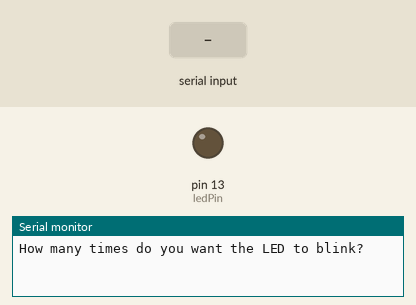
Bench run of a sketch on a simulated Arduino Uno, built with avr-gcc and run on an emulated ATmega328P. Parts: output pins drawn as LEDs (lit = HIGH), the last lines printed to the serial monitor. Dashed ring = blinking. The test bench sets the inputs (shaded band).

Above: at 1.2 s.
1.3 s: "90,45\n" received over Serial
At 1.92 s:
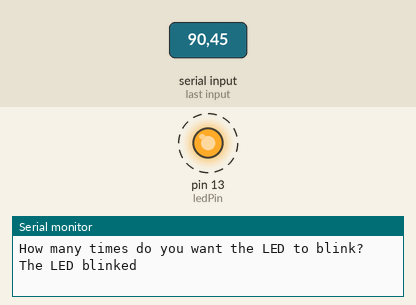
Timing chart, 0 to 10.3 s (numbered marks = the images above; inputs shaded):
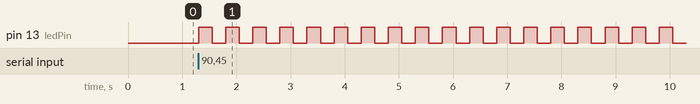

Measured:
- after the input at 1.3 s, pin 13 (ledPin): alternates HIGH for 0.25 s and LOW for 0.25 s, starting at once

The sketch:

Serial_Blink.ino
```cpp
int serBlinks, ledPin = 13, dly = 250;
String serMsg = "How many times do you want the LED to blink?", msg2 = "The LED blinked";

void setup() {
  // put your setup code here, to run once:
  Serial.begin(9600);
  pinMode(ledPin, OUTPUT);
}

void loop() {
  // put your main code here, to run repeatedly:
digitalWrite(ledPin, LOW);
  Serial.println(serMsg);
  while (Serial.available() == 0) {

  }
  serBlinks = Serial.parseInt();
  for (int i = 0; i < serBlinks; i++) {
    digitalWrite(ledPin, HIGH);
    delay(dly);
    digitalWrite(ledPin, LOW);
    delay(dly);
    Serial.println(msg2);
  }

}
```
